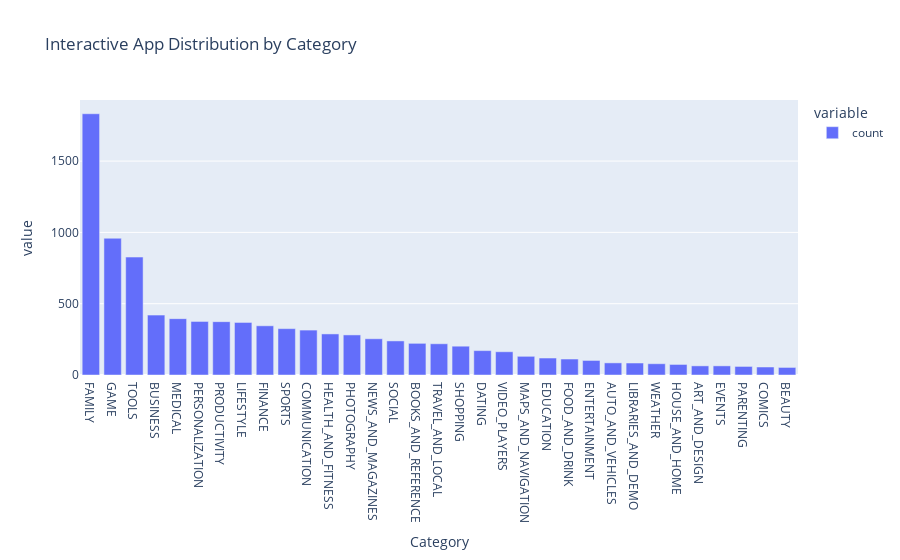

The notebook cell this image was saved under:
### Code cell
# Interactive category distribution
fig2 = px.bar(
    category_counts,
    title="Interactive App Distribution by Category"
)
fig2.show()

### Figure 1 — Plotly figure (JSON) as saved in the notebook; plotly's stock layout.template omitted (floating-point values rounded to 4 significant figures)
{"data": [{"alignmentgroup": "True", "hovertemplate": "variable=count<br>Category=%{x}<br>value=%{y}<extra></extra>", "legendgroup": "count", "marker": {"color": "#636efa", "pattern": {"shape": ""}}, "name": "count", "offsetgroup": "count", "orientation": "v", "showlegend": true, "textposition": "auto", "type": "bar", "x": ["FAMILY", "GAME", "TOOLS", "BUSINESS", "MEDICAL", "PERSONALIZATION", "PRODUCTIVITY", "LIFESTYLE", "FINANCE", "SPORTS", "COMMUNICATION", "HEALTH_AND_FITNESS", "PHOTOGRAPHY", "NEWS_AND_MAGAZINES", "SOCIAL", "BOOKS_AND_REFERENCE", "TRAVEL_AND_LOCAL", "SHOPPING", "DATING", "VIDEO_PLAYERS", "MAPS_AND_NAVIGATION", "EDUCATION", "FOOD_AND_DRINK", "ENTERTAINMENT", "AUTO_AND_VEHICLES", "LIBRARIES_AND_DEMO", "WEATHER", "HOUSE_AND_HOME", "ART_AND_DESIGN", "EVENTS", "PARENTING", "COMICS", "BEAUTY"], "xaxis": "x", "y": [1832, 959, 827, 420, 395, 376, 374, 369, 345, 325, 315, 288, 281, 254, 239, 222, 219, 202, 171, 163, 131, 119, 112, 102, 85, 84, 79, 74, 64, 64, 60, 56, 53], "yaxis": "y"}], "layout": {"barmode": "relative", "legend": {"title": {"text": "variable"}, "tracegroupgap": 0}, "title": {"text": "Interactive App Distribution by Category"}, "xaxis": {"anchor": "y", "domain": [0, 1], "title": {"text": "Category"}}, "yaxis": {"anchor": "x", "domain": [0, 1], "title": {"text": "value"}}}}
